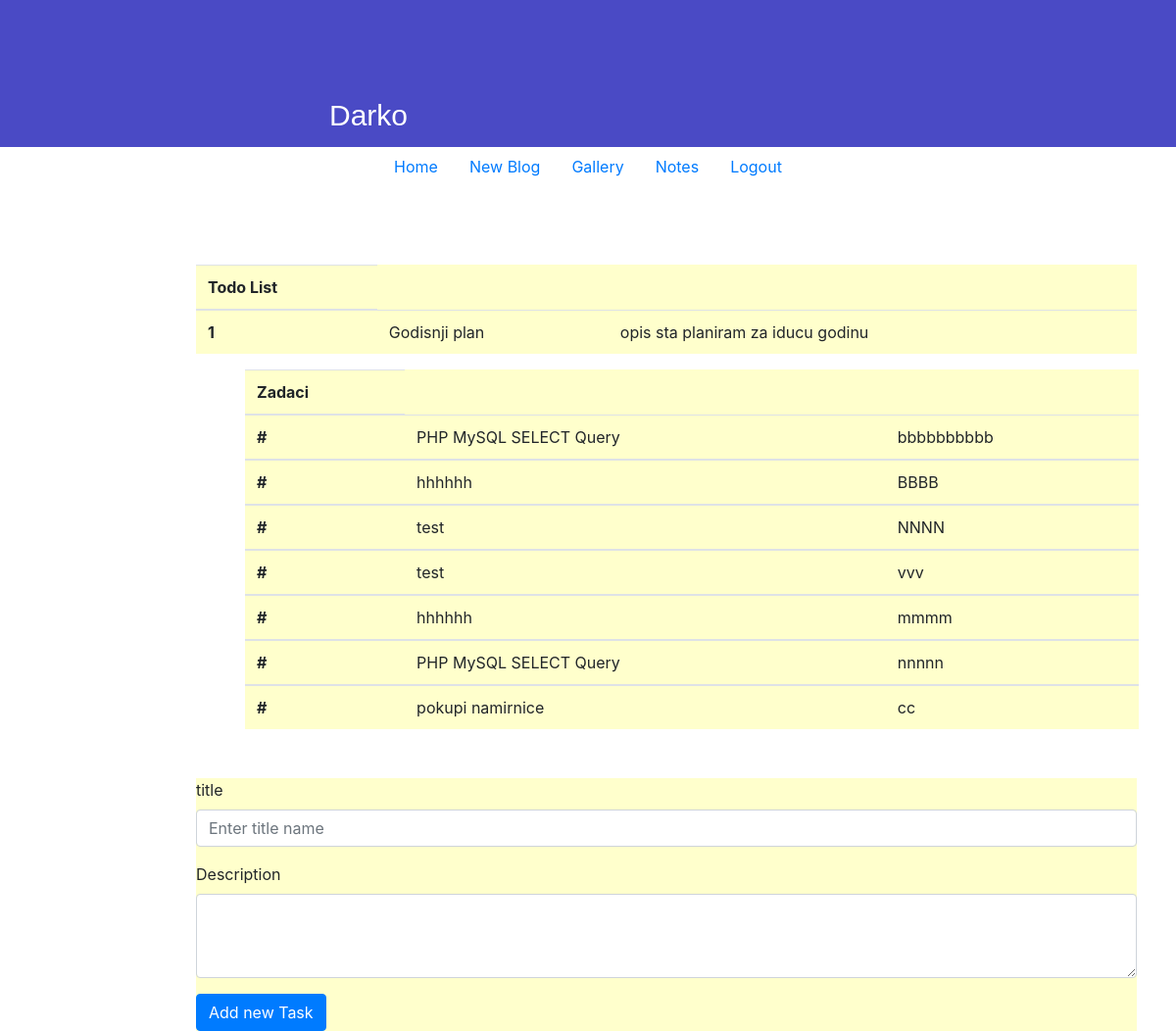
Page /PHPBlog/todoList/new_task.php?id_todo=1 (signed in) on the committed database.
### tables this page shows
CREATE TABLE IF NOT EXISTS `todolist` (
  `id_todo` int(11) NOT NULL AUTO_INCREMENT,
  `titlename` varchar(150) NOT NULL,
  `description` varchar(150) NOT NULL,
  `created` timestamp NOT NULL DEFAULT CURRENT_TIMESTAMP,
  `id_user` int(11) DEFAULT NULL,
  PRIMARY KEY (`id_todo`),
  KEY `fk_id_user_todo_idx` (`id_user`)
);

CREATE TABLE IF NOT EXISTS `task` (
  `id_task` int(11) NOT NULL AUTO_INCREMENT,
  `title` varchar(400) NOT NULL,
  `description` mediumtext NOT NULL,
  `created` timestamp NOT NULL DEFAULT CURRENT_TIMESTAMP,
  `id_todo` int(11) NOT NULL,
  `id_user` int(11) DEFAULT NULL,
  PRIMARY KEY (`id_task`),
  KEY `fk_id_todo_idx` (`id_todo`),
  KEY `fk_id_user_idx` (`id_user`)
);

### PHPBlog/todoList/todo.php (called while the page is built, shortened)
<?php
class ToDo{
    private $conn;
    public function __construct($db){
        $this->conn = $db;
    }
        public function OneTodo(){
            $query = "SELECT id_todo, titlename,description, created, id_user
            FROM todoList
            WHERE id_todo = ?
            ";
        $stmt = $this->conn->prepare( $query );
        $stmt->bindParam(1, $_GET['id_todo']);
        $stmt->execute();
        $row = $stmt->fetch(PDO::FETCH_ASSOC);
        $this->id_todo=$row['id_todo'];
        $this->name=$row['titlename'];
        $this->description = $row['description'];
            }
}

### PHPBlog/todoList/task.php (called while the page is built, shortened)
<?php
class Task{
    private $conn;
    private $table_name='task';
    public function __construct($db){
        $this->conn = $db;
    }
    public function ListTaskIdtodo(){
        $query = "SELECT   task.id_task,task.title, task.description,task.created,task.id_user, todolist.titlename
        FROM task
        INNER JOIN todolist ON task.id_todo = todolist.id_todo
        WHERE task.id_todo= ?
        ";
    $stmt = $this->conn->prepare( $query );
    $stmt->bindParam(1, $_GET['id_todo']);
    $stmt->execute();
    return $stmt;
    }
    public function CountAllTask(){
        $query = "SELECT id_task FROM " . $this->table_name . "";
        $stmt = $this->conn->prepare( $query );
        $stmt->execute();
        $num = $stmt->rowCount();
        return $num;
        }
}

### PHPBlog/todoList/new_task.php (the view, shortened to what this page needs)
<link rel="stylesheet" href="../registration/registration.css" >
<link rel="stylesheet" href="../index/index.css" >
<?php
if(isset($_SESSION["user"])){
include_once 'todo.php';
include_once 'task.php';
$database = new Database();
$db = $database->getConnection();
$todo = new Todo($db);
$task = new Task($db);
$num=$task->CountAllTask();
$stmt=$task->ListTaskIdtodo();
$todo->oneTodo();
include_once '../index/headerbasic.php';
?>
<div class="page-user">
    <h1><?php echo $_SESSION['user']['name']; ?></h1>
</div>
<?php
 include_once '../user/navbar.php';
?>
<div class="todolist" style="width: 60rem; margin-top:80px; position: relative;left: 200px;  background-color: #FFFFCC;">
<table class="table">
  <thead>
    <tr>
      <th scope="col">Todo List</th>
    </tr>
  </thead>
<?php
echo" <tbody>";
echo" <tr>";
echo" <th scope='row'>$todo->id_todo</th>";
echo" <td>$todo->name</td>";
echo" <td>$todo->description</td>";
echo" </tr>";
echo" </tbody>";
?>
</table>
</div>
<div class="todolist" style="width: 57rem;position: relative;left: 250px;  background-color: #FFFFCC;">
<table class="table">
  <thead>
    <tr>
      <th scope="col">Zadaci</th>
    </tr>
  </thead>
<?php
if ($num>0){
    while ($row = $stmt->fetch(PDO::FETCH_ASSOC)){
        extract($row);
        echo" <tbody>";
                echo" <tr>";
                echo" <th scope='row'>#</th>";
                echo" <td>$title</td>";
                echo" <td>$description</td>";
                echo" </tr>";
            echo" </tbody>";
    }
}
?>
</table>
</div>
<div class="tasknew" style="width: 60rem; margin-top:50px; position: relative;left: 200px;  background-color: #FFFFCC;">
<?php
include_once 'formTask.php';
}
?>
</div>

### PHPBlog/registration/registration.css (style rules this page uses)
body, html { height: 100%; }
.page-user h1 { color:white; padding-left: 28%; padding-top: 100px; font-size: 30px; font-family: Arial, Helvetica, sans-serif; }
.page-user { height:150px; background-color: #4a4ac5; }

### PHPBlog/index/index.css (style rules this page uses)
body, html { height: 100%; }
* { box-sizing: border-box; }

### rows in the picture
todolist: id_todo "1", titlename "Godisnji plan", description "opis sta planiram za iducu godinu"
task: title "PHP MySQL SELECT Query", description "bbbbbbbbbb"
task: title "hhhhhh", description "BBBB"
task: title "test", description "NNNN"
task: title "test", description "vvv"
task: title "hhhhhh", description "mmmm"
task: title "PHP MySQL SELECT Query", description "nnnnn"
task: title "pokupi namirnice", description "cc"

### other values in the picture
$_SESSION['user']['name'] "Darko"
